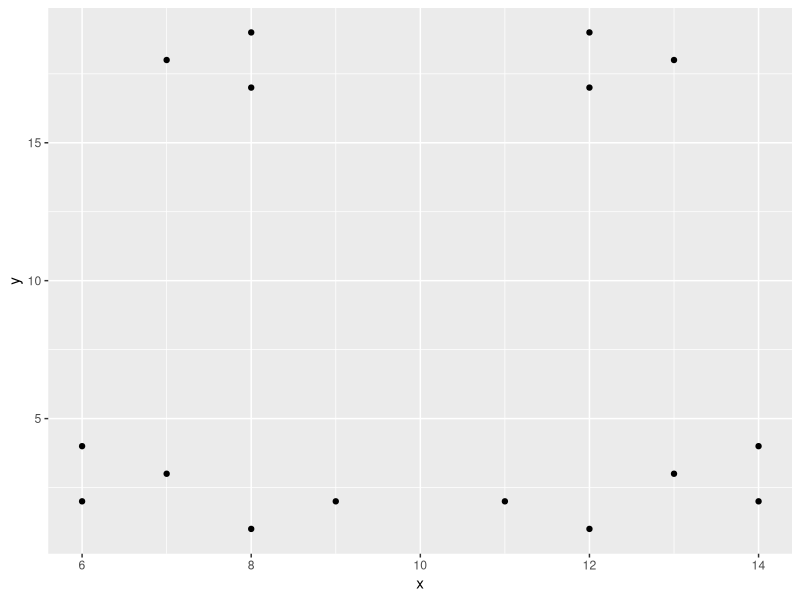
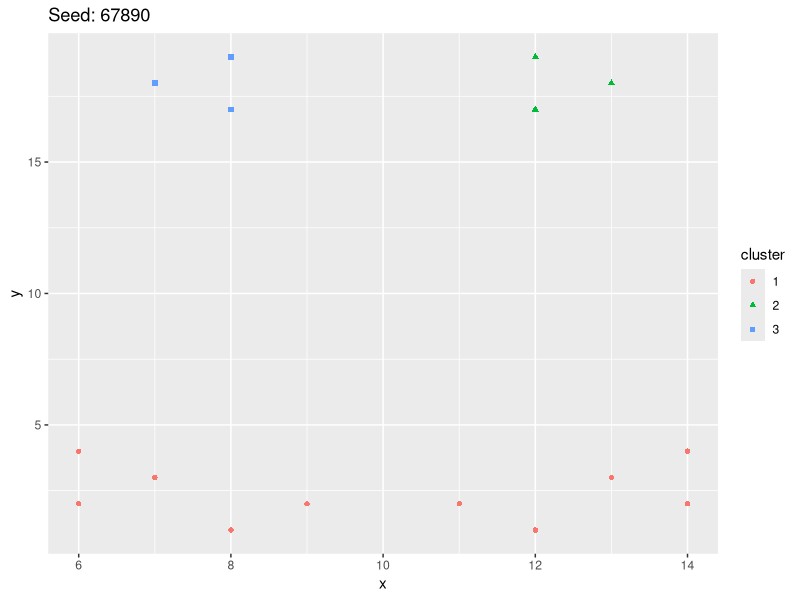

Here is the R script that generated these plots, in order:
library(tidyverse)
library(stats) # for kmeans
library(caret) # for normalizer

# load the data
# from https://docs.google.com/spreadsheets/d/1zVbakwp2gQ8b0MpYcHBt8ykMA3x938z-RfwMHX5_LpI/edit?usp=sharing
example.data <- read.csv("./kmeans/K-means clustering example - data.csv")

# don't normalize in this case

# visualize the raw data prior to clustering
ggplot(data=example.data) +
  geom_point(mapping = aes(x=x, y=y))
# what do you think the 3 clusters will turn out to be?

# seed.val <- 12345
seed.val <- 67890

set.seed(seed.val)
km.3a <- kmeans(example.data, 
               centers=3)

# add the cluster info to our dataframe
# (as a factor so ggplot will know what to do with it)
example.data$cluster <- as.factor(km.3a$cluster)

# visualize the clusters against x and y
ggplot(data=example.data) +
  geom_point(mapping = aes(x=x, y=y, col=cluster,
                           shape=cluster)) +
  ggtitle(paste("Seed:",seed.val))


